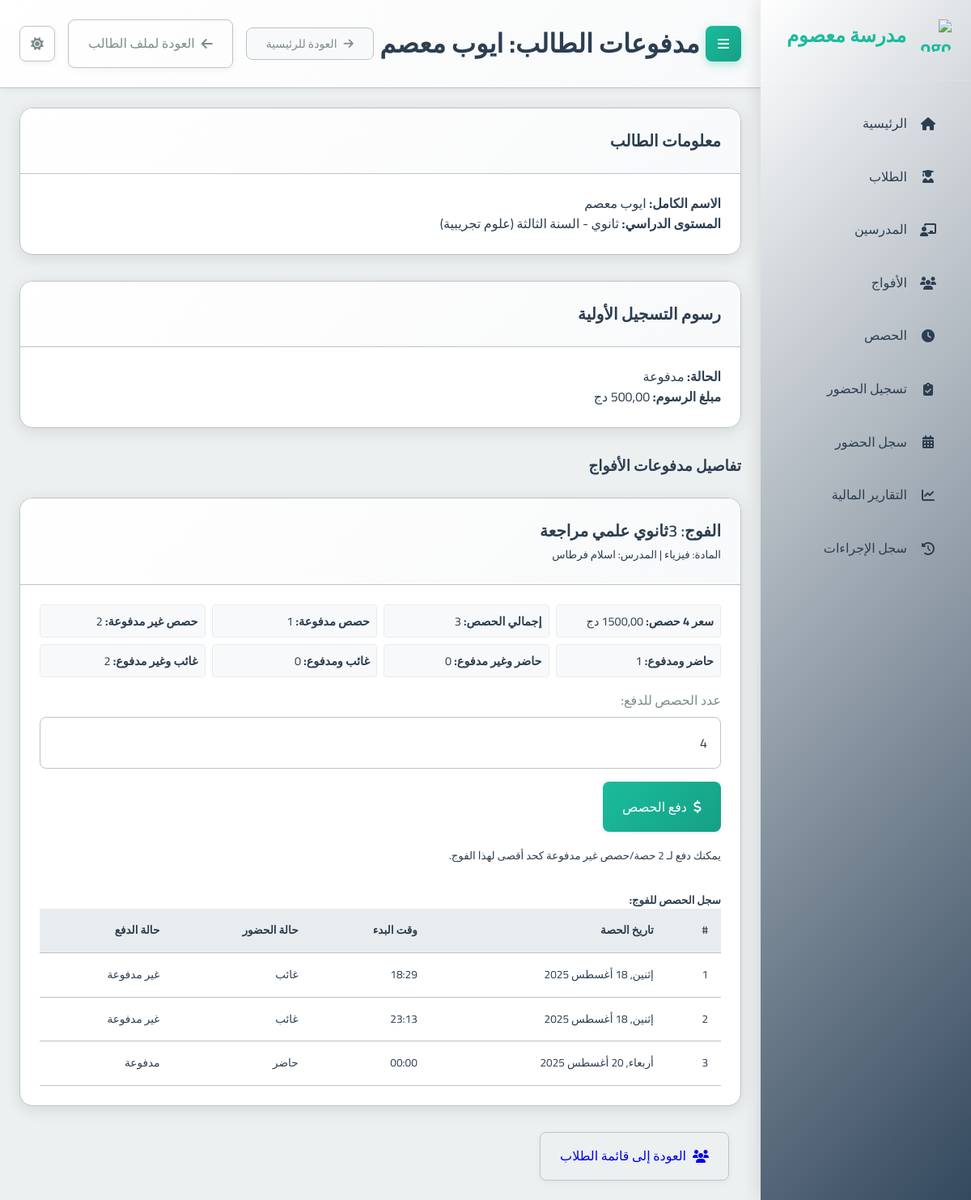
/payments/student/1/, run on the app's committed database.
### school_app/models.py (models this page shows, shortened)
class Student(models.Model):
    full_name = models.CharField(max_length=201, verbose_name="الاسم الكامل")
    phone_number = models.CharField(max_length=20, unique=True, verbose_name="رقم هاتف الطالب")
    guardian_phone = models.CharField(max_length=20, verbose_name="رقم هاتف الولي")
    birth_day = models.IntegerField(verbose_name="يوم الميلاد")
    birth_month = models.IntegerField(verbose_name="شهر الميلاد")
    birth_year = models.IntegerField(verbose_name="سنة الميلاد")
    academic_level = models.ForeignKey(AcademicLevel, on_delete=models.PROTECT, verbose_name="المستوى الدراسي")
    registration_fee_paid = models.BooleanField(default=False, verbose_name="رسوم التسجيل مدفوعة")
    card_number = models.CharField(max_length=20, unique=True, blank=True, null=True, verbose_name="رقم البطاقة")
    prepaid_balance = models.DecimalField(max_digits=10, decimal_places=2, default=Decimal('0.00'), verbose_name="رصيد مدفوع مقدماً")
    created_at = models.DateTimeField(auto_now_add=True, verbose_name="تاريخ الإنشاء")
    class Meta:
        verbose_name = "طالب"
        verbose_name_plural = "الطلاب"

class AcademicLevel(models.Model):
    name = models.CharField(max_length=100, verbose_name="الاسم")
    category = models.CharField(max_length=50, choices=[
        ('PRIMARY', 'ابتدائي'),
        ('MIDDLE', 'متوسط'),
        ('HIGH', 'ثانوي')
    ], verbose_name="الفئة")
    class Meta:
        verbose_name = "المستوى الدراسي"
        verbose_name_plural = "المستويات الدراسية"

class Group(models.Model):
    name = models.CharField(max_length=100, verbose_name="اسم الفوج")
    subject = models.ForeignKey(Subject, on_delete=models.PROTECT, verbose_name="المادة")
    teacher = models.ForeignKey(Teacher, on_delete=models.CASCADE, verbose_name="المدرس")
    academic_levels = models.ManyToManyField(AcademicLevel, verbose_name="المستويات الدراسية المتوافقة")
    price_per_4_sessions = models.DecimalField(max_digits=10, decimal_places=2, verbose_name="السعر لكل 4 حصص")
    session_day = models.IntegerField(choices=[
        (0, 'الاثنين'),
        (1, 'الثلاثاء'),
        (2, 'الأربعاء'),
        (3, 'الخميس'),
        (4, 'الجمعة'),
        (5, 'السبت'),
        (6, 'الأحد')
    ], verbose_name="يوم الحصة")
    session_start_time = models.TimeField(verbose_name="وقت بداية الحصة")
    session_duration = models.DecimalField(max_digits=4, decimal_places=2, default=1.5, verbose_name="مدة الحصة (ساعات)")
    students = models.ManyToManyField(Student, through='StudentGroup', blank=True, verbose_name="الطلاب المسجلون")
    created_at = models.DateTimeField(auto_now_add=True, verbose_name="تاريخ الإنشاء")
    is_continuous = models.BooleanField(default=False, verbose_name="فوج مستمر (تُنشأ الحصص أسبوعياً تلقائياً)")
    created_sessions_until = models.DateField(null=True, blank=True, verbose_name="تم إنشاء الحصص حتى تاريخ")
    class Meta:
        verbose_name = "فوج"
        verbose_name_plural = "الأفواج"

class Subject(models.Model):
    name = models.CharField(max_length=100, verbose_name="اسم المادة")
    class Meta:
        verbose_name = "مادة دراسية"
        verbose_name_plural = "المواد الدراسية"

class Teacher(models.Model):
    full_name = models.CharField(max_length=201, verbose_name="الاسم الكامل")
    phone_number = models.CharField(max_length=20, unique=True, verbose_name="رقم الهاتف")
    subject = models.ForeignKey(Subject, on_delete=models.PROTECT, verbose_name="المادة الأساسية")
    created_at = models.DateTimeField(auto_now_add=True, verbose_name="تاريخ الإنشاء")
    class Meta:
        verbose_name = "مدرس"
        verbose_name_plural = "المدرسون"

class Session(models.Model):
    group = models.ForeignKey(Group, on_delete=models.CASCADE, related_name='sessions', verbose_name="الفوج")
    date = models.DateField(verbose_name="التاريخ")
    start_time = models.TimeField(verbose_name="وقت البدء")
    duration = models.DecimalField(max_digits=4, decimal_places=2, verbose_name="المدة (ساعات)")
    teacher_attended = models.BooleanField(default=True, verbose_name="حضور المدرس")
    teacher_compensated = models.BooleanField(default=False, verbose_name="تم تعويض المدرس")
    teacher_payment_amount = models.DecimalField(max_digits=10, decimal_places=2, default=Decimal('0.00'), verbose_name="المبلغ المدفوع للمدرس")
    created_at = models.DateTimeField(auto_now_add=True, verbose_name="تاريخ الإنشاء")
    class Meta:
        verbose_name = "حصة"
        verbose_name_plural = "الحصص"

### school_app/views.py (the view, shortened to what this page needs)
# urls.py: path('payments/student/<int:student_id>/', views.student_payment, name='student_payment'),
def student_payment(request, student_id):
    student = get_object_or_404(Student, id=student_id)
    page_title = f"مدفوعات الطالب: {student.full_name}"
    payment_info_by_group = []
    enrolled_groups = student.group_set.all().prefetch_related(
        'sessions__attendance_set', # Prefetch attendance for each session
        'subject',
        'teacher'
    )
    for group in enrolled_groups:
        group_sessions_qs = group.sessions.all().order_by('date', 'start_time')
        group_total_sessions_count = group_sessions_qs.count()
        group_paid_sessions_count = 0
        group_unpaid_sessions_count = 0 # Specifically sessions that have an attendance record and are unpaid OR no attendance record yet
        group_attended_and_paid_count = 0
        group_attended_not_paid_count = 0
        group_absent_but_paid_count = 0
        group_absent_not_paid_count = 0 # Includes sessions with no attendance record yet (assumed absent, not paid)
        session_payment_details_list = []
        for session_obj in group_sessions_qs:
            current_session_attendance = None
            for att_record in session_obj.attendance_set.all(): # Iterate through prefetched attendance
                if att_record.student_id == student.id:
                    current_session_attendance = att_record
                    break
            is_present = False
            is_paid = False
            attendance_status_display = "لم يحضر/يسجل" # Default if no attendance record
            payment_status_display = "غير مدفوعة"   # Default if no attendance record
            if current_session_attendance:
                is_present = current_session_attendance.present
                is_paid = current_session_attendance.student_paid_for_session
                attendance_status_display = "حاضر" if is_present else "غائب"
                payment_status_display = "مدفوعة" if is_paid else "غير مدفوعة"
                if is_paid:
                    group_paid_sessions_count += 1
                    if is_present:
                        group_attended_and_paid_count += 1
                    else:
                        group_absent_but_paid_count += 1
                else: # Not paid (but attendance record exists)
                    group_unpaid_sessions_count += 1
                    if is_present:
                        group_attended_not_paid_count += 1
                    else:
                        group_absent_not_paid_count += 1
            else: # No attendance record for this student and session
                group_unpaid_sessions_count += 1 # Count as unpaid
                group_absent_not_paid_count += 1 # And absent
            session_payment_details_list.append({
                'id': session_obj.id,
                'date': session_obj.date,
                'start_time': session_obj.start_time.strftime("%H:%M"),
                'attendance_status': attendance_status_display,
                'payment_status': payment_status_display,
                'is_paid': is_paid,
            })
        payment_info_by_group.append({
            'group_id': group.id,
            'group_name': group.name,
            'subject_name': group.subject.name,
            'teacher_name': group.teacher.full_name,
            'price_per_4_sessions': group.price_per_4_sessions,
            'total_sessions_in_group': group_total_sessions_count,
            'paid_session_count': group_paid_sessions_count,
            'unpaid_session_count': group_unpaid_sessions_count,
            'attended_not_paid_count': group_attended_not_paid_count,
            'attended_and_paid_count': group_attended_and_paid_count,
            'absent_but_paid_count': group_absent_but_paid_count,
            'absent_not_paid_count': group_absent_not_paid_count,
            'session_details': session_payment_details_list,
        })
    context = {
        'student': student,
        'payment_info_by_group': payment_info_by_group,
        'registration_fee_paid': student.registration_fee_paid,
        'REGISTRATION_FEE_AMOUNT': REGISTRATION_FEE_AMOUNT,
        'page_title': page_title
    }
    return render(request, 'school_app/student_payment.html', context)

### templates/school_app/student_payment.html (shortened to what this page needs)
{% extends "base.html" %}
{% block page_title %}{{ page_title }}{% endblock %}
{% block header_actions %}
  <a href="{% url 'student_detail' student.id %}" class="btn btn-outline-secondary">
    <i class="fas fa-arrow-left"></i> العودة لملف الطالب
  </a>
{% endblock %}
{% block content %}
<div class="container-fluid">
  <div class="card mb-4">
    <div class="card-header">
      <h3 class="card-title">معلومات الطالب</h3>
    </div>
    <div class="card-body">
      <p><strong>الاسم الكامل:</strong> {{ student.full_name }}</p>
      <p><strong>المستوى الدراسي:</strong> {{ student.academic_level.get_category_display }} - {{ student.academic_level.name }}</p>
    </div>
  </div>
  <div class="card mb-4">
    <div class="card-header">
      <h3 class="card-title">رسوم التسجيل الأولية</h3>
    </div>
    <div class="card-body">
      <p><strong>الحالة:</strong>
        {% if student.registration_fee_paid %}
          <span class="badge badge-success p-2">مدفوعة</span>
        {% else %}
          <span class="badge badge-danger p-2">غير مدفوعة</span>
        {% endif %}
      </p>
      <p><strong>مبلغ الرسوم:</strong> {{ REGISTRATION_FEE_AMOUNT|floatformat:2 }} دج</p>
    </div>
  </div>
  {% if payment_info_by_group %}
    <h3 class="mb-3">تفاصيل مدفوعات الأفواج</h3>
    {% for group_info in payment_info_by_group %}
      <div class="card mb-4">
        <div class="card-header bg-light">
          <h4 class="card-title mb-0">الفوج: {{ group_info.group_name }}</h4>
          <small class="text-muted">المادة: {{ group_info.subject_name }} | المدرس: {{ group_info.teacher_name }}</small>
        </div>
        <div class="card-body">
          <div class="payment-summary-grid mb-3">
              <div><strong>سعر 4 حصص:</strong> {{ group_info.price_per_4_sessions|floatformat:2 }} دج</div>
              <div><strong>إجمالي الحصص:</strong> {{ group_info.total_sessions_in_group }}</div>
              <div><strong>حصص مدفوعة:</strong> <span class="text-success font-weight-bold">{{ group_info.paid_session_count }}</span></div>
              <div><strong>حصص غير مدفوعة:</strong> <span class="text-danger font-weight-bold">{{ group_info.unpaid_session_count }}</span></div>
              <div><strong>حاضر ومدفوع:</strong> {{ group_info.attended_and_paid_count }}</div>
              <div><strong>حاضر وغير مدفوع:</strong> <span class="text-warning">{{ group_info.attended_not_paid_count }}</span></div>
              <div><strong>غائب ومدفوع:</strong> {{ group_info.absent_but_paid_count }}</div>
              <div><strong>غائب وغير مدفوع:</strong> {{ group_info.absent_not_paid_count }}</div>
          </div>
          {% if group_info.unpaid_session_count > 0 %}
          <form method="post" action="{% url 'student_payment' student.id %}" class="border p-3 rounded bg-white shadow-sm mb-3">
            <div class="form-row align-items-end">
              <div class="col-md-4 col-sm-6 mb-2">
                <label for="sessions_to_pay_{{ group_info.group_id }}">عدد الحصص للدفع:</label>
                <input type="number" class="form-control" id="sessions_to_pay_{{ group_info.group_id }}" name="sessions_to_pay" value="4" min="1" max="{{ group_info.unpaid_session_count }}">
              </div>
              <div class="col-md-auto col-sm-6 mb-2">
                <button type="submit" class="btn btn-primary btn-block">
                  <i class="fas fa-dollar-sign"></i> دفع الحصص
                </button>
              </div>
            </div>
            <small class="form-text text-muted">يمكنك دفع لـ {{ group_info.unpaid_session_count }} حصة/حصص غير مدفوعة كحد أقصى لهذا الفوج.</small>
          </form>
          {% else %}
            <p class="alert alert-success"><i class="fas fa-check-circle"></i> جميع الحصص المجدولة لهذا الفوج مدفوعة.</p>
          {% endif %}
          <h5 class="mt-4">سجل الحصص للفوج:</h5>
          <div class="table-responsive">
            <table class="table table-sm table-bordered table-hover" style="font-size: 0.85rem;">
              <thead class="thead-light">
                <tr>
                  <th>#</th>
                  <th>تاريخ الحصة</th>
                  <th>وقت البدء</th>
                  <th>حالة الحضور</th>
                  <th>حالة الدفع</th>
                </tr>
              </thead>
              <tbody>
                {% for session_detail in group_info.session_details %}
                  <tr class="{% if not session_detail.is_paid %}table-warning{% elif session_detail.attendance_status == 'غائب' and session_detail.is_paid %}table-info{% endif %}">
                    <td>{{ forloop.counter }}</td>
                    <td>{{ session_detail.date|date:"D, d M Y" }}</td>
                    <td>{{ session_detail.start_time }}</td>
                    <td>
                      {% if session_detail.attendance_status == "حاضر" %}
                        <span class="badge badge-success">{{ session_detail.attendance_status }}</span>
                      {% elif session_detail.attendance_status == "غائب" %}
                        <span class="badge badge-danger">{{ session_detail.attendance_status }}</span>
                      {% else %}
                        <span class="badge badge-secondary">{{ session_detail.attendance_status }}</span>
                      {% endif %}
                    </td>
                    <td>
                      {% if session_detail.is_paid %}
                        <span class="badge badge-success">مدفوعة</span>
                      {% else %}
                        <span class="badge badge-warning">غير مدفوعة</span>
                      {% endif %}
                    </td>
                  </tr>
                {% empty %}
                  <tr>
                    <td colspan="5" class="text-center text-muted">لا توجد حصص مجدولة لهذا الفوج بعد.</td>
                  </tr>
                {% endfor %}
              </tbody>
            </table>
          </div>
        </div>
      </div>
    {% endfor %}
  {% else %}
    <p class="text-center text-muted lead mt-4">الطالب غير مسجل في أي فوج حالياً.</p>
  {% endif %}
  <div class="mt-4">
      <a href="{% url 'student_list' %}" class="btn btn-secondary">
        <i class="fas fa-users"></i> العودة إلى قائمة الطلاب
      </a>
  </div>
</div>
{% endblock %}

### data on the page
Student: full_name "ايوب معصم", academic_level.category "ثانوي", academic_level.name "السنة الثالثة (علوم تجريبية)"
Group: group_name "3ثانوي علمي مراجعة"
Subject: subject_name "فيزياء"
Teacher: teacher_name "اسلام فرطاس"
Session: date "إثنين, 18 أغسطس 2025"
Session: date "إثنين, 18 أغسطس 2025"
Session: date "أربعاء, 20 أغسطس 2025"

### other printed values
{{ page_title }} "مدفوعات الطالب: ايوب معصم"
{{ group_info.total_sessions_in_group }} "3"
{{ group_info.paid_session_count }} "1"
{{ group_info.unpaid_session_count }} "2"
{{ group_info.attended_and_paid_count }} "1"
{{ group_info.attended_not_paid_count }} "0"
{{ group_info.absent_but_paid_count }} "0"
{{ group_info.absent_not_paid_count }} "2"
{{ session_detail.start_time }} "18:29" "23:13" "00:00"
{{ session_detail.attendance_status }} "غائب" "غائب"
{{ session_detail.attendance_status }} "حاضر"
